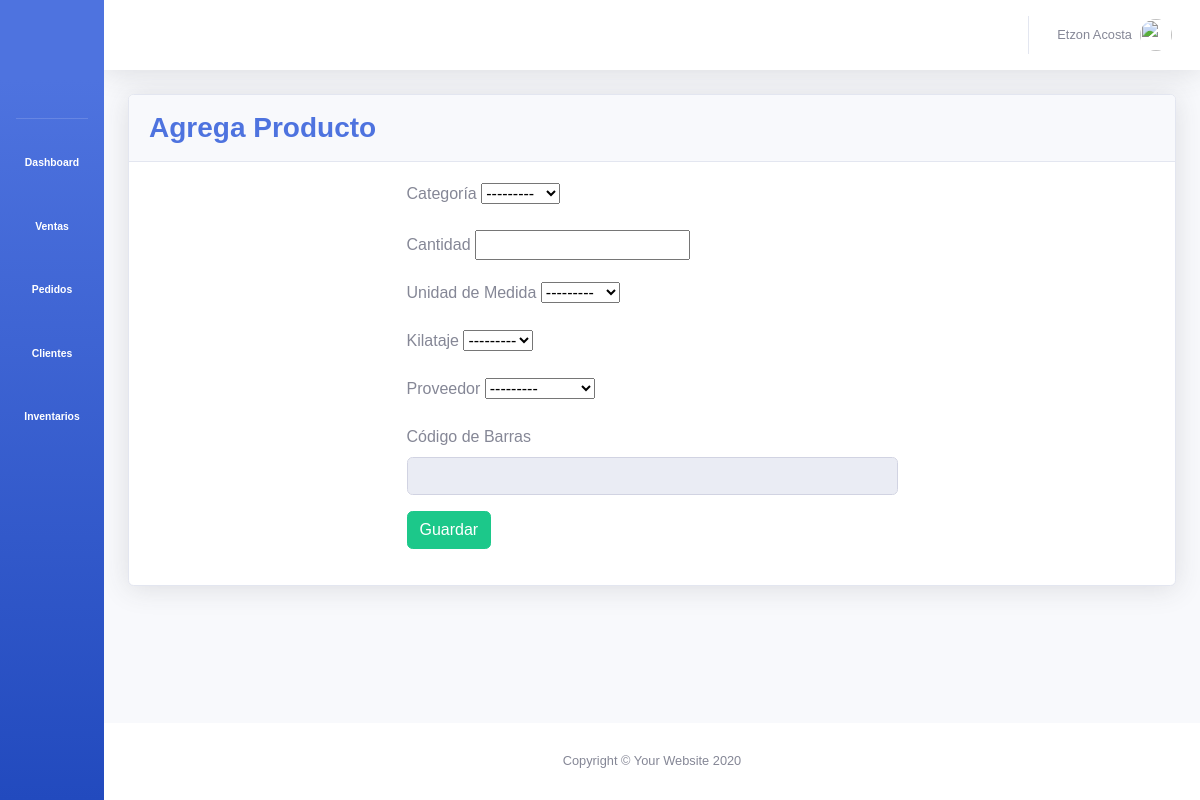
Before: /inventarios/agrega_producto/ with the older database file.
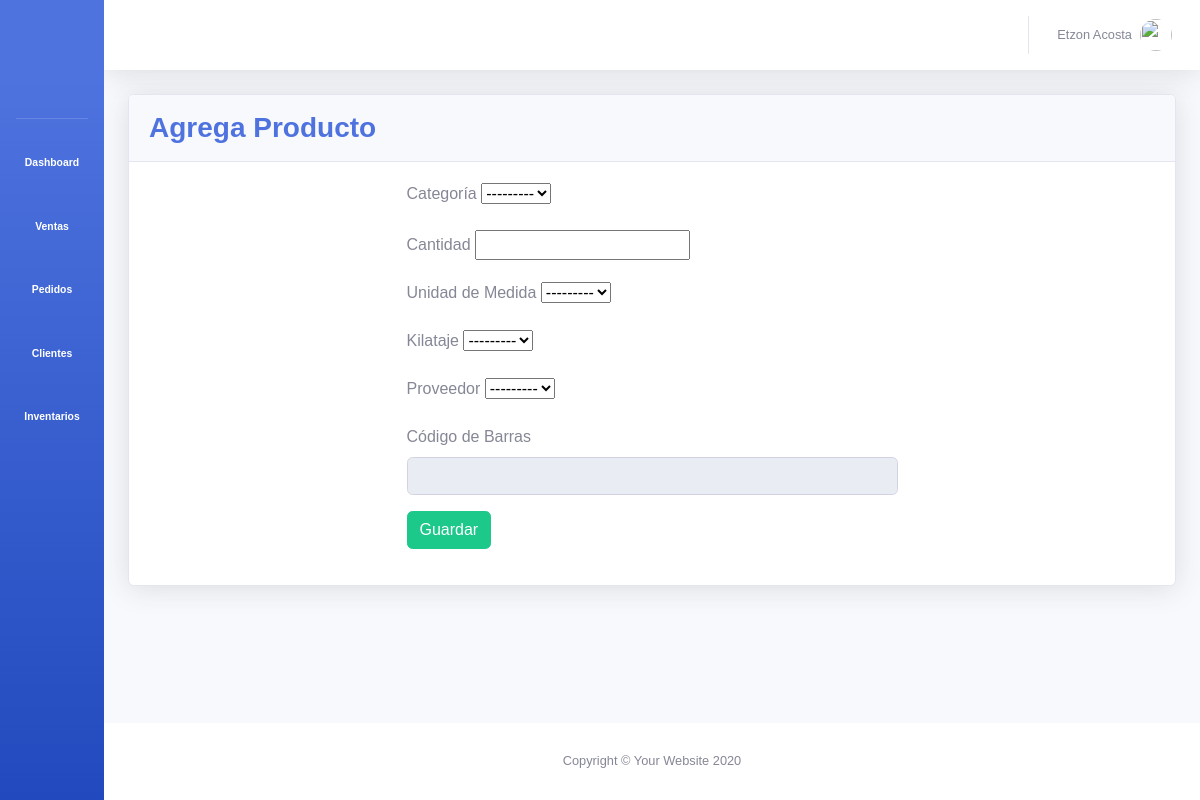
After: the same page with the newer database file.
### inventarios/models.py (models this page shows)
class Category(models.Model):
	category_id = models.AutoField(primary_key=True)
	name = models.CharField(max_length=50)
	class Meta:
		db_table = 'categories'
		verbose_name_plural = 'categories'
	def __str__(self):
		return self.name

class UnitMeasurement(models.Model):
	unit_measurement_id = models.AutoField(primary_key=True)
	name = models.CharField(max_length=10)
	class Meta:
		db_table = 'units_measurements'
		verbose_name = 'unit Measurement'
		verbose_name_plural = 'units Measurements'
	def __str__(self):
		return self.name

class Kilate(models.Model):
	kilate_id = models.AutoField(primary_key=True)
	name = models.CharField(max_length=5)
	def __str__(self):
		return self.name

class Vendor(models.Model):
	vendor_id = models.AutoField(primary_key=True)
	name = models.CharField(max_length=50)
	phone = models.CharField(max_length=15)
	address = models.CharField(max_length=50)
	def __str__(self):
		return self.name

### inventarios/views.py (the view, shortened to what this page needs)
# urls.py: path('agrega_producto/', views.agrega_producto, name='agrega_producto'),
def agrega_producto(request):
	form = ProductForm()
	contexto = {'form': form}
	return render(request, 'inventarios/producto_form.html', contexto)

### inventarios/forms.py
class ProductForm(ModelForm):
	class Meta:
		model = Product
		fields = '__all__'
		exclude = ['barcode']

### inventarios/templates/inventarios/producto_form.html (shortened to what this page needs)
{% extends 'base.html' %}
{% load static %}
{% block css_variables %}
	<link rel="stylesheet" type="text/css" href="{% static '/css/inventarios/crud_productos.css' %}">
{% endblock %}
{% block content %}
	<div class="row">
		<div class="col-xl-12">
		  <div class="card shadow mb-4">
		    <div class="card-header py-3">
		      <h3 class="m-0 font-weight-bold text-primary">Agrega Producto</h3>
		    </div>
		    <div class="card-body">
		    	<div class="row">
		    		<div class="col-xl-12">
		    			<form method="POST" id="agrega-producto">
		    				<div class="row justify-content-center">
		    					<div class="col-xl-6">
		    						<div class="form-group">
			    						<label for="exampleInputEmail1">Categoría</label>
			    						{{ form.category }}
		    						</div>
		    					</div>
		    				</div>
		    				<div class="row justify-content-center">
		    					<div class="col-xl-6">
		    						<div class="form-group">
				    					<label for="exampleInputEmail1">Cantidad</label>
				    					{{ form.quantity }}
		    						</div>
		    					</div>
		    				</div>
		    				<div class="row justify-content-center">
		    					<div class="col-xl-6">
		    						<div class="form-group">
				    					<label for="exampleInputEmail1">Unidad de Medida</label>
				    					{{ form.unit_measurement }}
		    						</div>
		    					</div>
		    				</div>
		    				<div class="row justify-content-center">
		    					<div class="col-xl-6">
		    						<div class="form-group">
				    					<label for="exampleInputEmail1">Kilataje</label>
				    					{{ form.kilate }}
		    						</div>
		    					</div>
		    				</div>
		    				<div class="row justify-content-center">
		    					<div class="col-xl-6">
		    						<div class="form-group">
				    					<label for="exampleInputEmail1">Proveedor</label>
				    					{{ form.vendor }}
		    						</div>
		    					</div>
		    				</div>
		    				<div class="row justify-content-center">
		    					<div class="col-xl-6">
		    						<div class="form-group">
				    					<label for="exampleInputEmail1">Código de Barras</label>
				    					<input type="number" class="form-control" id="barcode-input" disabled="true">
		    						</div>
		    					</div>
		    				</div>
		    				<div class="row justify-content-center">
		    					<div class="col-xl-6">
		    						<div class="form-group">
				    					<input type="submit" class="btn btn-success" value="Guardar">
		    						</div>
		    					</div>
		    				</div>
		    			</form>
		    		</div>
		    	</div>
		    </div>
		  </div>
		</div>
	</div>
{% endblock %}

Changed rows visible on the page:
removed Category: category "---------"
removed UnitMeasurement: unit_measurement "---------"
removed Kilate: kilate "---------"
removed Vendor: vendor "---------"
Other visible differences:
form field category: (not shown) → "---------"
form field unit_measurement: (not shown) → "---------"
form field kilate: (not shown) → "---------"
form field vendor: (not shown) → "---------"
